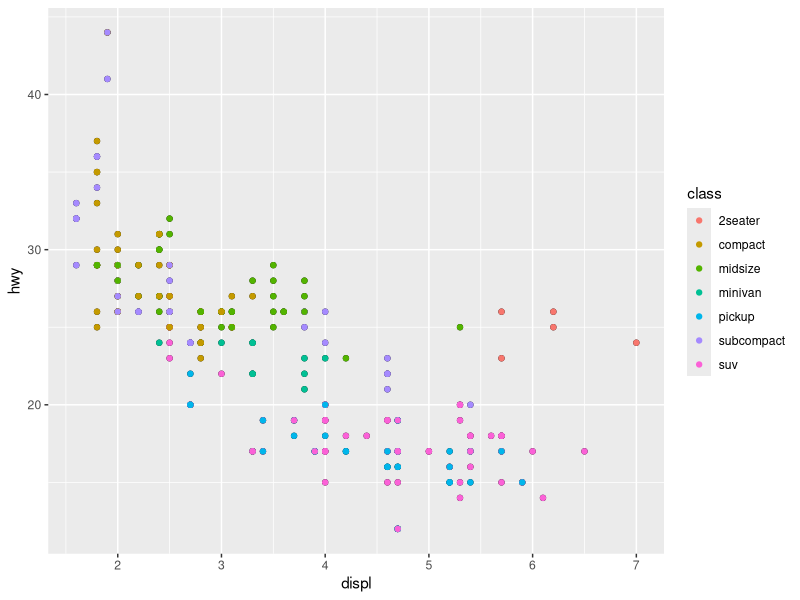
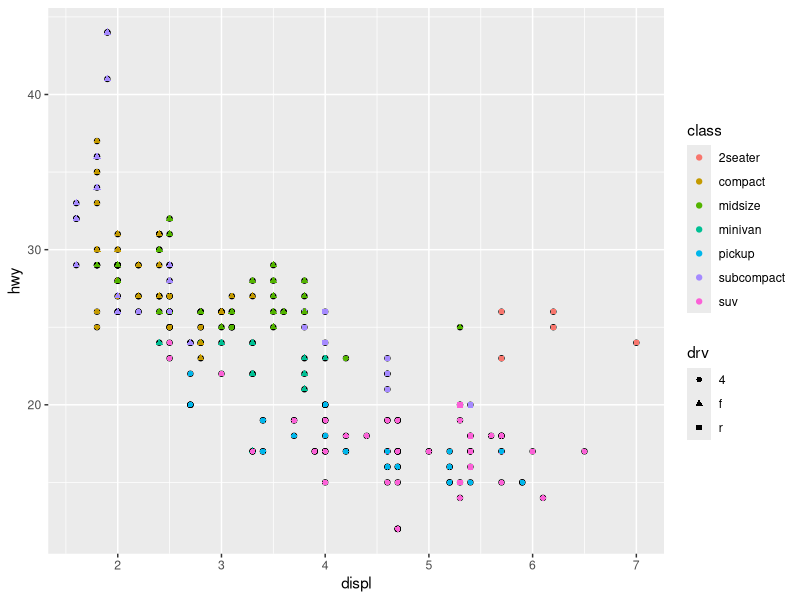
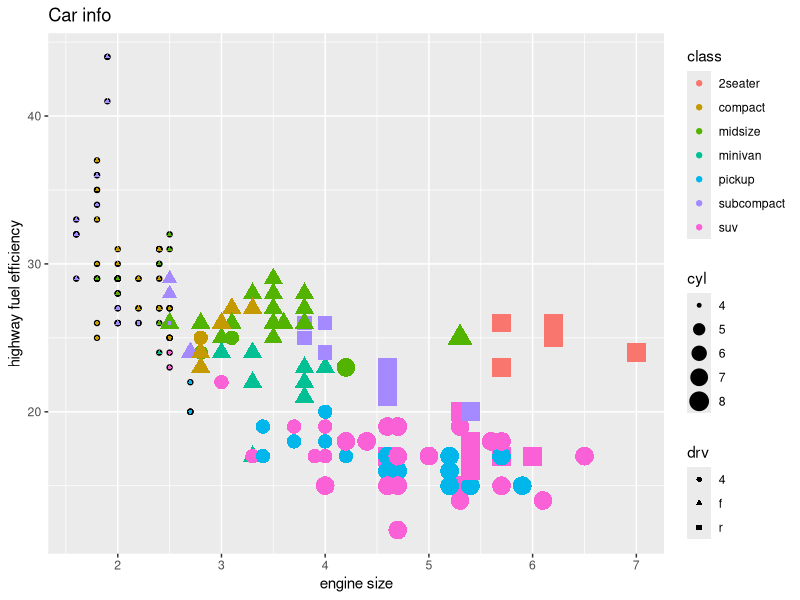

These charts were generated, in order, by the following R code:

# EPI5143 Winter 2020 Quiz 3. Due Wednesday March 11th, 2020 by 11:59pm.   
# Please provide the code (and results from console if requested) you used to execute 
# the requested commands in each question 1 to 4 in this file.  Don't forget to include 
# your name in the document! (and in the filename) don't include the plot images themselves
# When you have completed the assignment, save it in same file format right from RStudio 
# (.R which is simply a plain text file) ans submit it to Github using instructions 
# from last class and the link emailed to you
# If you haven't already, install the "tidyverse" package, and load it into memory
# using the library() command
# The data visualization lecture notes, as well as Chapter 3: Data Visualization from 
# "R for Data Science" (available at https://r4ds.had.co.nz/ ) are good resources to 
# provide guidance 

# Question 1. The dataset mpg dataset is a base R dataset which includes data on fuel efficiency of a number
# of makes and models of automobile Have a look at this dataset using the View() command.
# how many observations and how many variables does this dataset have? (provide the code 
# and result from the console window)
# (hint:  use the nrow() and ncol() and/or the dim()  R functions )
install.packages("tidyverse")
library(tidyverse)
library(ggplot2)
view(mpg)
str(mpg) 
dim(mpg)
nrow(mpg) 
ncol(mpg)
#there are 11 variables and 234 observations 

# The following commands to ggplot create a basic plot of the 
# highway fuel efficiency vs.engine size (displacement in L) for vehicles in the dataset
# ie. x=displ and y=hwy, run this code and look at the plot 
# (click zoom in the plots window to make it bigger) 
##################
carsplot <-ggplot(data = mpg) + geom_point(mapping = aes(x = displ, y = hwy))
##################
# Question 2. modify and run the ggplot code to make each class of vehicle a different colour
carsplot + geom_point(mapping= aes(x = displ, y = hwy,colour=class))

# Question 3. further modify and run the code to use a different shape to plot vehicles
# according whether vehicle is front, rear or 4 wheel drive (drv)
carsplot + geom_point(mapping= aes(x = displ, y = hwy,colour=class, shape=drv))

# Question 4. further modify and run the code to make the size of each point on the plot proportional
# to the number of cylinders the vehicle's engine has (cyl)
Finalplot <- carsplot + geom_point(mapping= aes(x = displ, y = hwy,colour=class, shape=drv, size=cyl))

# Question 5. Modify the code to add a suitable title of your choice to your plot
Finalplot +labs(title= 'Car info', x = 'engine size', y = 'highway fuel efficiency')
